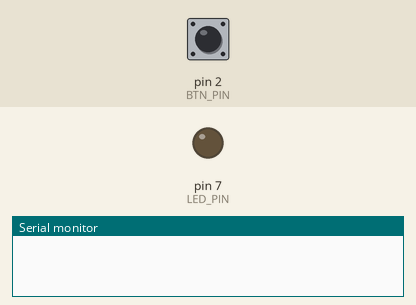
Simulated run of this sketch. Board: Arduino Uno, built with avr-gcc and run on an emulated ATmega328P. Parts: output pins drawn as LEDs (lit = HIGH), the last lines printed to the serial monitor. Inputs (shaded band) come from the test bench; at power-on: pin 2 (BTN_PIN) HIGH.

Above: at 1.2 s.
1.3 s: pin 2 (BTN_PIN) pulled LOW for 0.15 s
At 1.8 s:
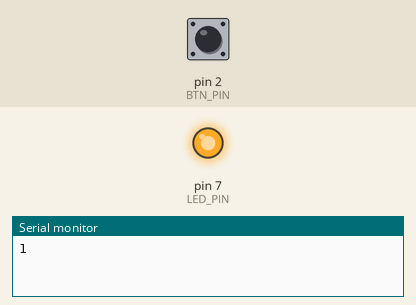
2.9 s: pin 2 (BTN_PIN) pulled LOW for 1 s
At 4.2 s:
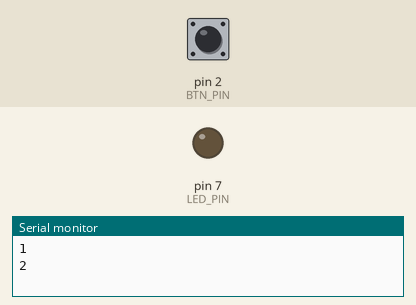
5.4 s: pin 2 (BTN_PIN) pulled LOW for 3.2 s
At 6.1 s:
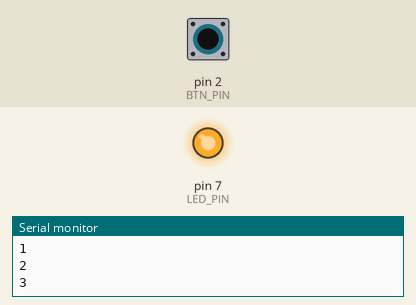
Timing chart, 0 to 8.4 s (numbered marks = the images above; inputs shaded):
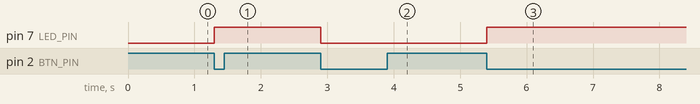

Measured:
- after the input at 1.3 s, pin 7 (LED_PIN): LOW → HIGH at once
- after the input at 2.9 s, pin 7 (LED_PIN): HIGH → LOW at once
- after the input at 5.4 s, pin 7 (LED_PIN): LOW → HIGH at once

The sketch:

interrupt_demo.ino
```cpp
#define LED_PIN 7
#define BTN_PIN 2
byte LED_STATE = LOW;
volatile bool btnReleased = false;
unsigned long lastTimePressed = millis();
unsigned long debounceDelay = 50;
int counter = 0;

void toggleLED(){
  if (LED_STATE == LOW){
  	LED_STATE = HIGH;
  } else {
  	LED_STATE = LOW;
  }
  digitalWrite(LED_PIN, LED_STATE);
}

void buttonReleasedInterrupt(){
  // add the debounce here
  	unsigned long timeNow = millis();
  if (timeNow - lastTimePressed > debounceDelay) {
    btnReleased = true;
    counter += 1;
    Serial.println(counter);
  }

}
void setup()
{ Serial.begin(9600);
  pinMode(LED_PIN, OUTPUT);
  pinMode(BTN_PIN, INPUT);

  attachInterrupt(digitalPinToInterrupt(BTN_PIN),buttonReleasedInterrupt, FALLING);

}

void loop()
{

  if(btnReleased){
    btnReleased = false;
    toggleLED();

  }

}
```
